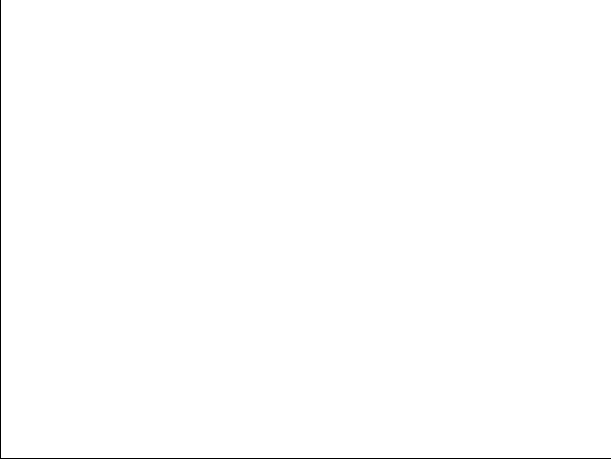
#> input picture HW[1]/HW[1]/background.png, 611 x 459 px
$ jupyter execute hw.ipynb   (shell and % lines are left out)
#> lines starting #> are read from the running program, lines starting #| are printed output that depends on the picture; after the words box and inside, x2 and y2 are one past the last pixel; in counts of white or black regions, pixels touching at a corner belong together
[cell 1]
import cv2
import numpy as np
import matplotlib.pyplot as pl

image_path = "./HW[1]/"
window_name = 'Image'

[cell 2]
bg_path = image_path+'background.png'
bg_img=cv2.imread(bg_path)
#> bg_img is the input picture: shape (459, 611, 3); values 198 (black) and 255 (white), 99.6% white; black in thin lines or dots

bg_img.shape
#> Out = (459, 611, 3)

[cell 3]
bg_img=cv2.cvtColor(bg_img,cv2.COLOR_BGR2RGB)

[cell 4]
resize_img=cv2.resize(bg_img, dsize=[570,290])
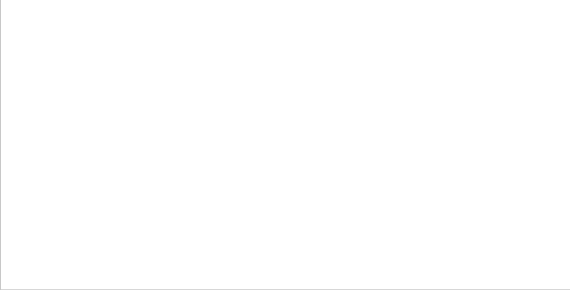
#> resize_img: shape (290, 570, 3); min 199, max 255, mean 254.8

resize_img.shape
#> Out = (290, 570, 3)

[cell 5]
def draw_rect(img, x, y, width, height):
#> called with x = 5, y = 5, width = 560, height = 280
    color=(50,100,50)
    thickness=5

    image=cv2.line(img, pt1=(x, y), pt2=(x+width, y), color=color, thickness=thickness)
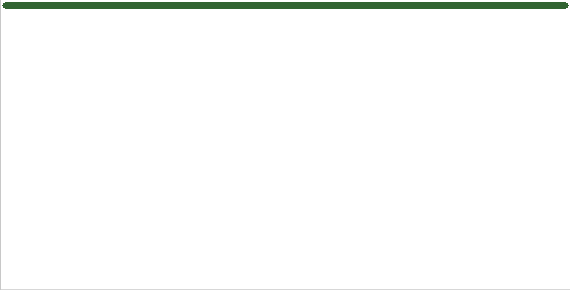
#> image: shape (290, 570, 3); mean R, G, B 249.9, 251.1, 249.9
    image=cv2.line(img, pt1=(x, y), pt2=(x, y+height), color=color, thickness=thickness)
    image=cv2.line(img, pt1=(x+width, y), pt2=(x+width, y+height), color=color, thickness=thickness)
    image=cv2.line(img, pt1=(x, y+height),pt2=(x+width, y+height), color=color, thickness=thickness)

    return image

x=5
y=5
width=560
height=280
rec_img=draw_rect(resize_img, x=x,y=y, width=width, height=height)

[cell 6]
def draw_circles(img,x,y,width,height):
#> called with x = 5, y = 5, width = 560, height = 280
    radius = 9
    image=cv2.circle(img,(x,y),radius,(150,0,30),-1)
    image=cv2.circle(img,(x+width,y),radius,(10,0,10),-1)
    image=cv2.circle(img,(x+width,y+height),radius,(130,0,150),-1)
    image=cv2.circle(img,(x,y+height),radius,(30,20,250),-1)
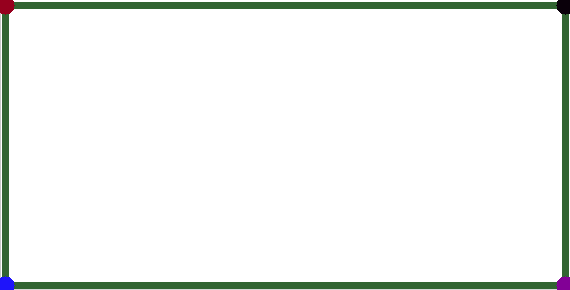
#> image: shape (290, 570, 3); mean R, G, B 240.1, 243.2, 240.2

    return(image)

circ_img=draw_circles(rec_img,x,y,width,height)
cv2.imshow(window_name, circ_img)
cv2.waitKey(0)
cv2.destroyAllWindows()

[cell 7]
end_path=image_path+"end.png"
end_img=cv2.imread(end_path)
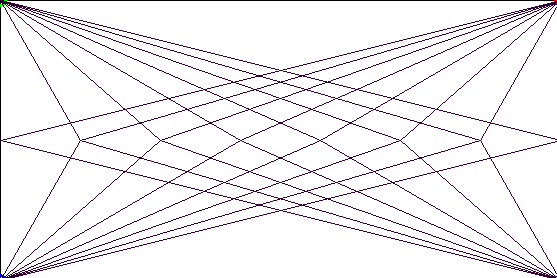
#> input picture HW[1]/HW[1]/end.png, 557 x 278 px
#> end_img is the input picture: shape (278, 557, 3); mean B, G, R 241.9, 238.9, 241.9
print(end_img.shape)
#| (278, 557, 3)
circ_img[x:x+end_img.shape[0],y:y+end_img.shape[1]]=end_img
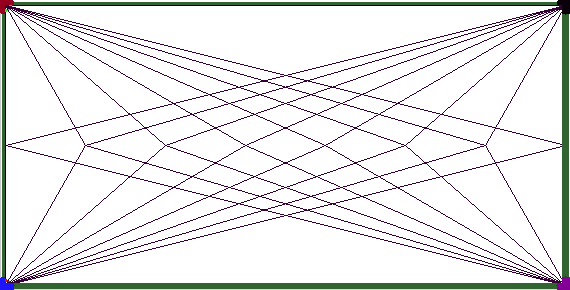
#> circ_img: shape (290, 570, 3); 7.72% of pixels changed, all inside (x1, y1, x2, y2) = (5, 5, 562, 283)
cv2.imshow(window_name, circ_img)
cv2.waitKey(0)
cv2.destroyAllWindows()

[cell 8]
save_path=image_path+'mypic.jpg'
cv2.imwrite(save_path,circ_img)
#> Out = True
